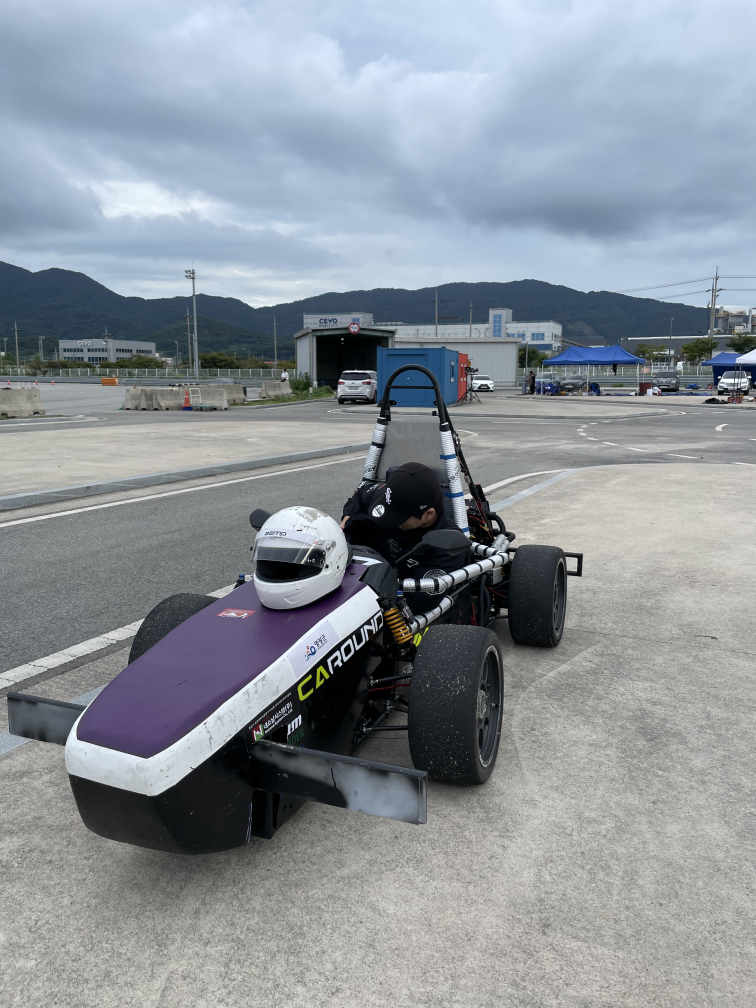
//> input picture data/test2.jpg, 3024 x 4032 px (shown at 1/4 size)
$ ./W3_EdgeDetection   (built with g++ and OpenCV 4)
//> lines starting //> are read from the running program, lines starting //| are printed output that depends on the picture
// Edge Detection
#include <opencv2/opencv.hpp>
#include <opencv2/imgproc.hpp>
#include <opencv2/highgui.hpp>
#include <math.h>

#define PI 3.141592

using namespace cv;
int main()
{
    Mat imgGray = imread(
        "C:/Users/shinj/Desktop/3-2/AEEDS/AEEDS/data/test2.jpg",
        IMREAD_GRAYSCALE);
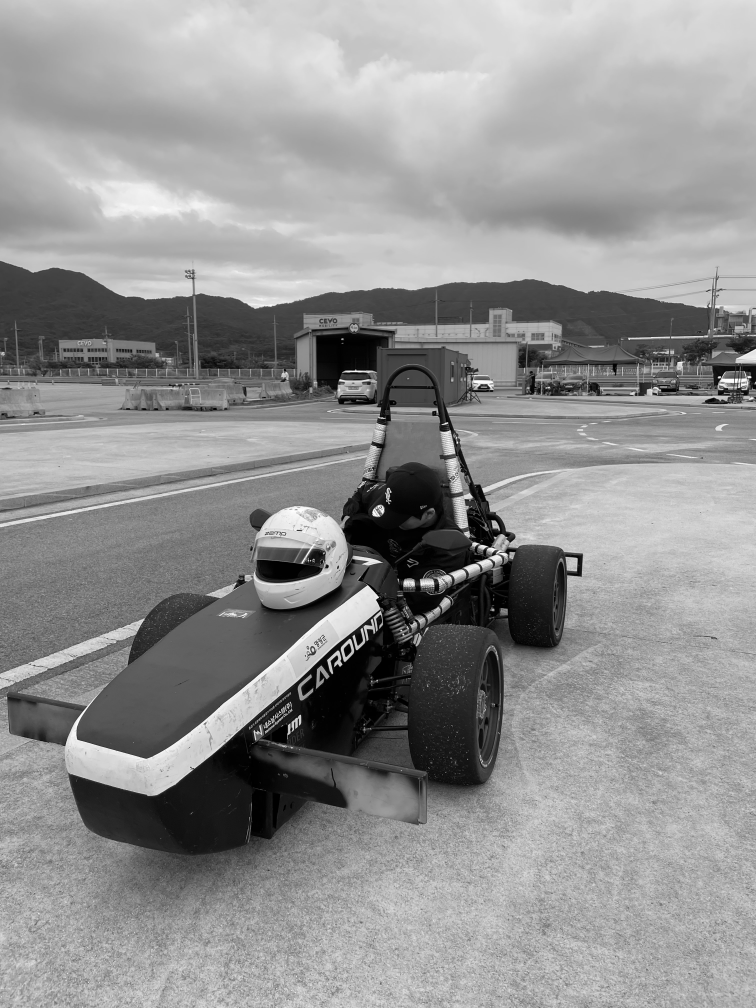
//> imgGray: 4032 rows x 3024 cols, CV_8UC1 (shown at 1/4 size); min 0, max 255, mean 145.9

    int height = imgGray.rows;
//> height = 4032
    int width = imgGray.cols;
//> width = 3024

    Mat imgEdge(height, width, CV_8UC1);

    int ymatrix[3][3] = { {-1, -1, -1}, {0, 0, 0}, {1, 1, 1} };
    int xmatrix[3][3] = { {-1, 0, 1}, {-1, 0, 1}, {-1, 0, 1} };

    float minVal = 100000; float maxVal = -1;
    /*
    float val;
    int *bin;
    float *pdf;
    */
    // Edge detection (grayscale)
    for (int y = 0; y < height; y++) {
        for (int x = 0; x < width; x++) {
            if (y == 0 || y == height - 1 || x == 0 || x == width - 1) {
                imgEdge.at<uchar>(y, x) = 0; // 경계는 0
                continue;
            }
            int fx = 0, fy = 0;
            for (int yy = -1; yy <= 1; yy++) {
                for (int xx = -1; xx <= 1; xx++) {
                    fy += ymatrix[yy + 1][xx + 1] * imgGray.at<uchar>(y + yy, x + xx);
                    fx += xmatrix[yy + 1][xx + 1] * imgGray.at<uchar>(y + yy, x + xx);
                }
            }
			// magnitude
            float val = (float)sqrt(fx * fx + fy * fy);

            // [13 lines of commented-out code are left out]
            if (y == 0 && x == 0) {
                minVal = maxVal = val;
            }
			// 최대값, 최소값 비교
            else {
                if (val < minVal) minVal = val;
                if (val > maxVal) maxVal = val;
            }
            imgEdge.at<uchar>(y, x) = (uchar)val; // 저장
        }
    }
//> this loop made 4032 passes
//> (minVal, maxVal) on passes 1 to 3: (100000, -1), (0, 6.71), (0, 6.71)
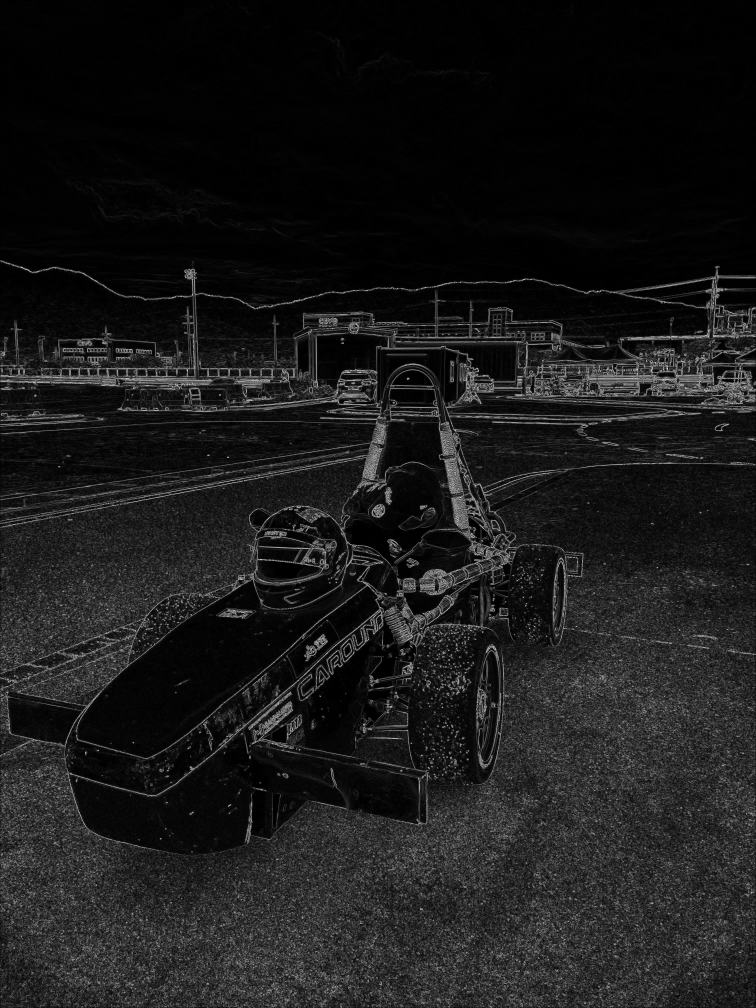
//> imgEdge: 4032 rows x 3024 cols, CV_8UC1 (shown at 1/4 size); min 0, max 255, mean 26.4
//> after the loop, minVal = 0; maxVal = 773.2

    // 최대값, 최소값 반영
    for (int y = 0; y < height; y++) {
        for (int x = 0; x < width; x++) {
            float val = imgEdge.at<uchar>(y, x);
            float normVal = 255 * (val - minVal) / (maxVal - minVal);
            imgEdge.at<uchar>(y, x) = (uchar)normVal;
        }
    }
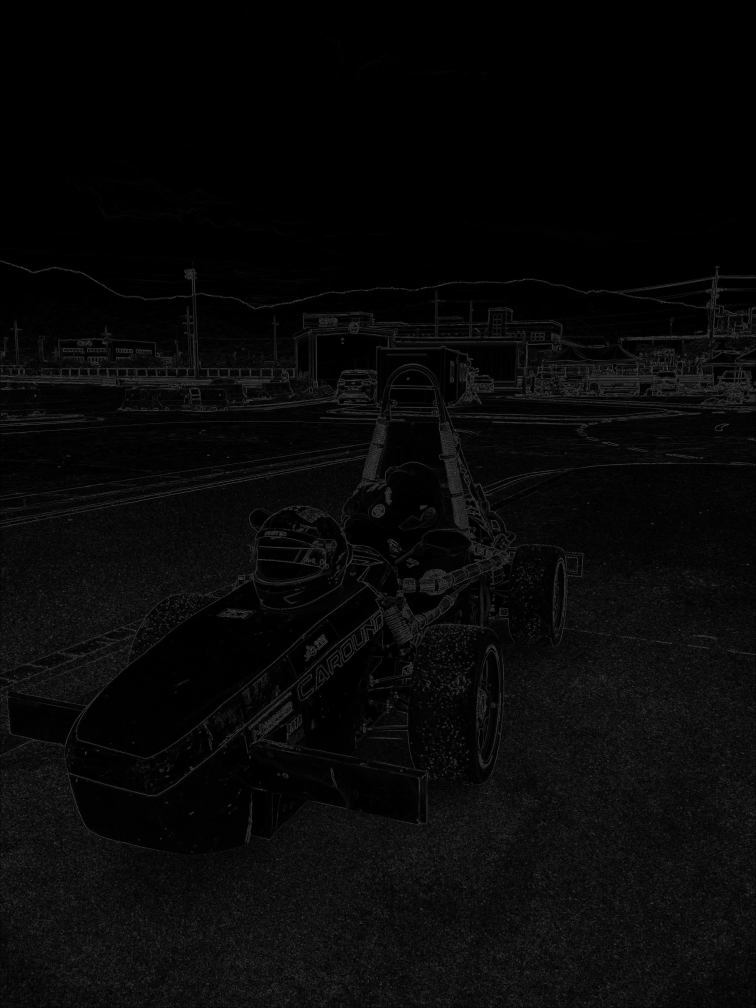
//> imgEdge: 4032 rows x 3024 cols, CV_8UC1 (shown at 1/4 size); min 0, max 84, mean 8.2

    //imshow("EdgeDetection.bmp", imgEdge);
    //waitKey(0);
    imwrite("EdgeDetection.bmp", imgEdge);
    return 0;
}
